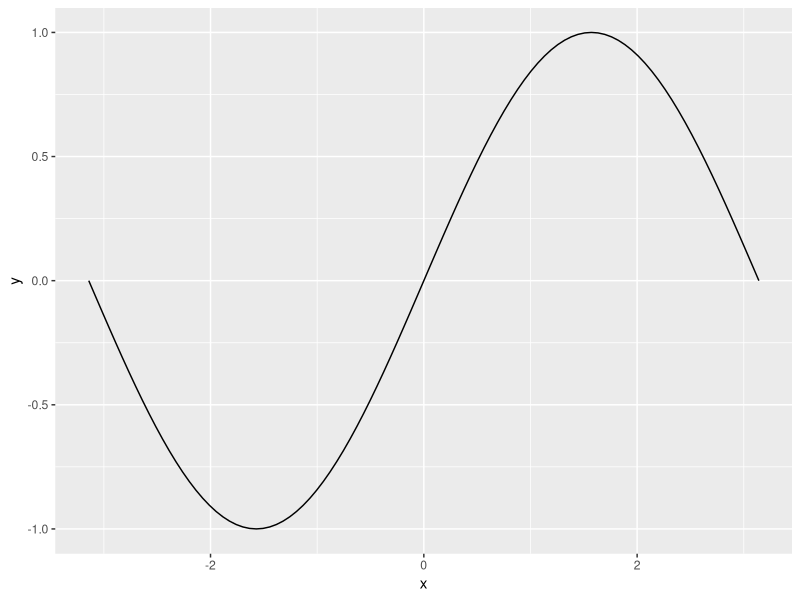

R code for this plot:
# 安裝 ggplot2
# install.packages("ggplot2")
# 載入 ggplot2
library(ggplot2)

sin_df <- data.frame(x = c(-pi, pi))
ggplot(sin_df, aes(x = x)) + stat_function(fun = sin, geom = "line")